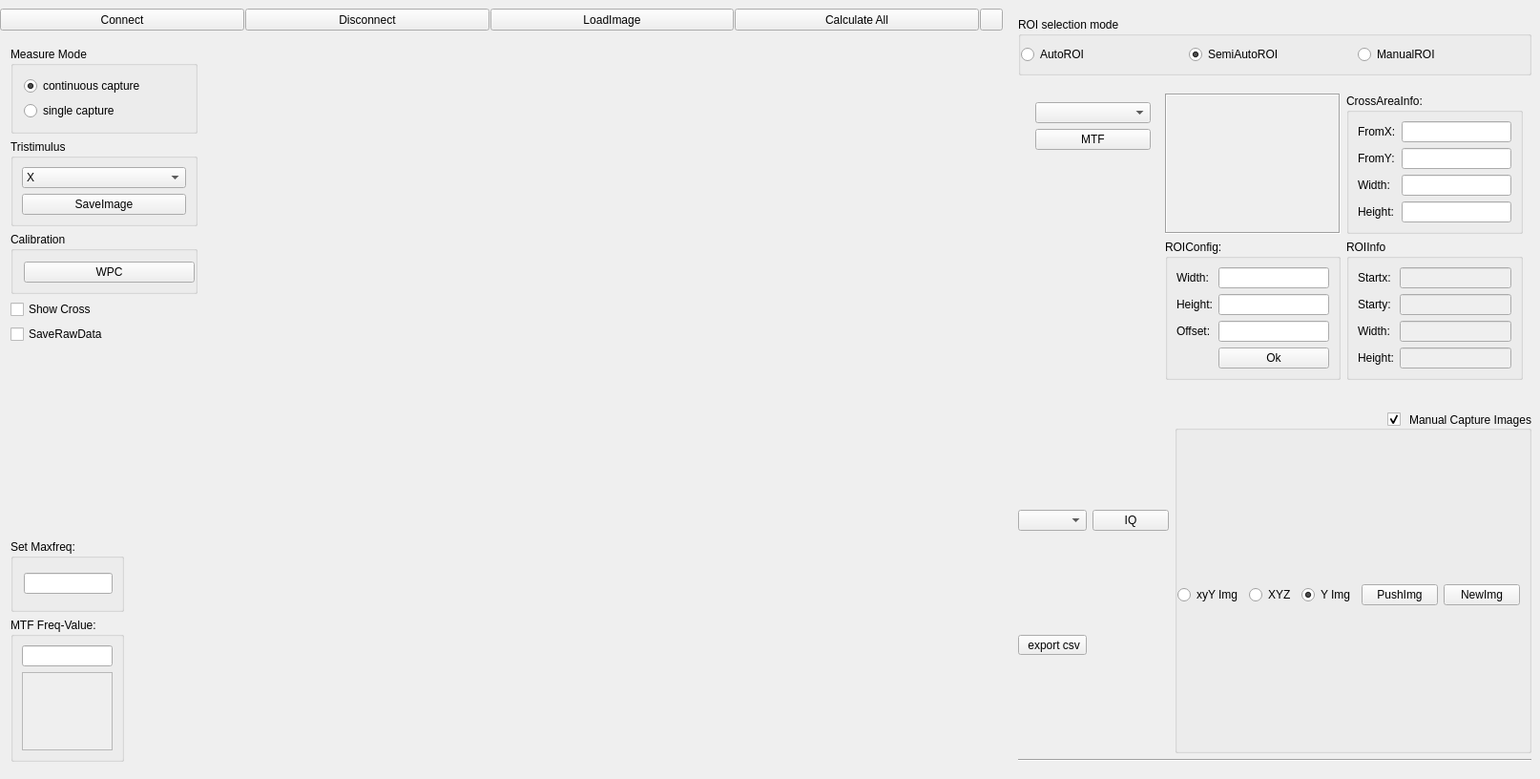
<?xml version="1.0" encoding="UTF-8"?>
<ui version="4.0">
 <class>MTFWidgetclass</class>
 <widget class="QWidget" name="MTFWidgetclass">
  <property name="geometry">
   <rect>
    <x>0</x>
    <y>0</y>
    <width>1614</width>
    <height>816</height>
   </rect>
  </property>
  <property name="sizePolicy">
   <sizepolicy hsizetype="Expanding" vsizetype="Expanding">
    <horstretch>0</horstretch>
    <verstretch>0</verstretch>
   </sizepolicy>
  </property>
  <property name="windowTitle">
   <string>Form</string>
  </property>
  <layout class="QHBoxLayout" name="horizontalLayout_4" stretch="3,1">
   <property name="spacing">
    <number>0</number>
   </property>
   <property name="leftMargin">
    <number>0</number>
   </property>
   <property name="topMargin">
    <number>0</number>
   </property>
   <property name="rightMargin">
    <number>0</number>
   </property>
   <property name="bottomMargin">
    <number>0</number>
   </property>
   <item>
    <widget class="QWidget" name="widget" native="true">
     <property name="sizePolicy">
      <sizepolicy hsizetype="Expanding" vsizetype="Expanding">
       <horstretch>0</horstretch>
       <verstretch>0</verstretch>
      </sizepolicy>
     </property>
     <layout class="QVBoxLayout" name="verticalLayout_2" stretch="0,4,3">
      <property name="leftMargin">
       <number>0</number>
      </property>
      <property name="rightMargin">
       <number>7</number>
      </property>
      <item>
       <layout class="QHBoxLayout" name="horizontalLayout_3">
        <property name="spacing">
         <number>1</number>
        </property>
        <item>
         <widget class="QToolButton" name="connectCamera">
          <property name="sizePolicy">
           <sizepolicy hsizetype="Expanding" vsizetype="Preferred">
            <horstretch>0</horstretch>
            <verstretch>0</verstretch>
           </sizepolicy>
          </property>
          <property name="contextMenuPolicy">
           <enum>Qt::NoContextMenu</enum>
          </property>
          <property name="toolTip">
           <string>connect camera</string>
          </property>
          <property name="text">
           <string>Connect</string>
          </property>
          <property name="icon">
           <iconset resource="mtfresource.qrc">
            <normaloff>:/image/image/connect.png</normaloff>:/image/image/connect.png</iconset>
          </property>
         </widget>
        </item>
        <item>
         <widget class="QToolButton" name="disconnectCamera">
          <property name="sizePolicy">
           <sizepolicy hsizetype="Expanding" vsizetype="Preferred">
            <horstretch>0</horstretch>
            <verstretch>0</verstretch>
           </sizepolicy>
          </property>
          <property name="toolTip">
           <string>disconnect camera</string>
          </property>
          <property name="layoutDirection">
           <enum>Qt::LeftToRight</enum>
          </property>
          <property name="text">
           <string>Disconnect</string>
          </property>
          <property name="icon">
           <iconset resource="mtfresource.qrc">
            <normaloff>:/image/image/disconnect.png</normaloff>:/image/image/disconnect.png</iconset>
          </property>
         </widget>
        </item>
        <item>
         <widget class="QToolButton" name="loadPictureButton">
          <property name="sizePolicy">
           <sizepolicy hsizetype="Expanding" vsizetype="Preferred">
            <horstretch>0</horstretch>
            <verstretch>0</verstretch>
           </sizepolicy>
          </property>
          <property name="toolTip">
           <string>load image</string>
          </property>
          <property name="layoutDirection">
           <enum>Qt::LeftToRight</enum>
          </property>
          <property name="styleSheet">
           <string notr="true"/>
          </property>
          <property name="text">
           <string>LoadImage</string>
          </property>
          <property name="icon">
           <iconset resource="mtfresource.qrc">
            <normaloff>:/image/image/loadROI.png</normaloff>:/image/image/loadROI.png</iconset>
          </property>
          <property name="iconSize">
           <size>
            <width>20</width>
            <height>20</height>
           </size>
          </property>
         </widget>
        </item>
        <item>
         <widget class="QToolButton" name="calMTFButton">
          <property name="sizePolicy">
           <sizepolicy hsizetype="Expanding" vsizetype="Preferred">
            <horstretch>0</horstretch>
            <verstretch>0</verstretch>
           </sizepolicy>
          </property>
          <property name="toolTip">
           <string>calculate MTF</string>
          </property>
          <property name="text">
           <string>Calculate All</string>
          </property>
          <property name="icon">
           <iconset resource="mtfresource.qrc">
            <normaloff>:/image/image/MTFcalculate.png</normaloff>:/image/image/MTFcalculate.png</iconset>
          </property>
          <property name="iconSize">
           <size>
            <width>20</width>
            <height>20</height>
           </size>
          </property>
         </widget>
        </item>
        <item>
         <widget class="QToolButton" name="chooseButton">
          <property name="text">
           <string/>
          </property>
          <property name="popupMode">
           <enum>QToolButton::InstantPopup</enum>
          </property>
          <property name="toolButtonStyle">
           <enum>Qt::ToolButtonIconOnly</enum>
          </property>
         </widget>
        </item>
        <item>
         <layout class="QHBoxLayout" name="horizontalLayout_7"/>
        </item>
       </layout>
      </item>
      <item>
       <widget class="QWidget" name="widget_8" native="true">
        <layout class="QHBoxLayout" name="horizontalLayout_12" stretch="1,4">
         <property name="leftMargin">
          <number>0</number>
         </property>
         <property name="topMargin">
          <number>11</number>
         </property>
         <property name="bottomMargin">
          <number>0</number>
         </property>
         <item>
          <widget class="QWidget" name="widget_9" native="true">
           <property name="layoutDirection">
            <enum>Qt::LeftToRight</enum>
           </property>
           <layout class="QVBoxLayout" name="verticalLayout_7">
            <property name="leftMargin">
             <number>11</number>
            </property>
            <property name="topMargin">
             <number>0</number>
            </property>
            <property name="rightMargin">
             <number>0</number>
            </property>
            <property name="bottomMargin">
             <number>0</number>
            </property>
            <item>
             <widget class="QGroupBox" name="groupBox_5">
              <property name="font">
               <font>
                <weight>50</weight>
                <bold>false</bold>
               </font>
              </property>
              <property name="title">
               <string>Measure Mode</string>
              </property>
              <layout class="QVBoxLayout" name="verticalLayout_6">
               <property name="leftMargin">
                <number>11</number>
               </property>
               <property name="topMargin">
                <number>11</number>
               </property>
               <property name="rightMargin">
                <number>11</number>
               </property>
               <property name="bottomMargin">
                <number>11</number>
               </property>
               <item>
                <widget class="QRadioButton" name="mtfModeBtn">
                 <property name="text">
                  <string>continuous capture</string>
                 </property>
                 <property name="checked">
                  <bool>true</bool>
                 </property>
                </widget>
               </item>
               <item>
                <widget class="QRadioButton" name="iqModeBtn">
                 <property name="text">
                  <string>single capture</string>
                 </property>
                </widget>
               </item>
              </layout>
             </widget>
            </item>
            <item>
             <widget class="QGroupBox" name="groupBox_9">
              <property name="title">
               <string>Tristimulus</string>
              </property>
              <layout class="QVBoxLayout" name="verticalLayout_13">
               <item>
                <widget class="QComboBox" name="iq1Images">
                 <item>
                  <property name="text">
                   <string>X</string>
                  </property>
                 </item>
                 <item>
                  <property name="text">
                   <string>Y</string>
                  </property>
                 </item>
                 <item>
                  <property name="text">
                   <string>Z</string>
                  </property>
                 </item>
                </widget>
               </item>
               <item>
                <widget class="QPushButton" name="saveimgbtn">
                 <property name="text">
                  <string>SaveImage</string>
                 </property>
                </widget>
               </item>
              </layout>
             </widget>
            </item>
            <item>
             <widget class="QGroupBox" name="groupBox_7">
              <property name="title">
               <string>Calibration</string>
              </property>
              <property name="flat">
               <bool>false</bool>
              </property>
              <layout class="QVBoxLayout" name="verticalLayout_8">
               <property name="leftMargin">
                <number>11</number>
               </property>
               <property name="topMargin">
                <number>11</number>
               </property>
               <property name="rightMargin">
                <number>0</number>
               </property>
               <item>
                <widget class="QPushButton" name="WPC">
                 <property name="text">
                  <string>WPC</string>
                 </property>
                </widget>
               </item>
              </layout>
             </widget>
            </item>
            <item>
             <widget class="QCheckBox" name="showCross">
              <property name="layoutDirection">
               <enum>Qt::LeftToRight</enum>
              </property>
              <property name="text">
               <string>Show Cross</string>
              </property>
             </widget>
            </item>
            <item>
             <widget class="QCheckBox" name="checkBox">
              <property name="layoutDirection">
               <enum>Qt::LeftToRight</enum>
              </property>
              <property name="autoFillBackground">
               <bool>false</bool>
              </property>
              <property name="styleSheet">
               <string notr="true"/>
              </property>
              <property name="text">
               <string>SaveRawData</string>
              </property>
              <property name="iconSize">
               <size>
                <width>30</width>
                <height>30</height>
               </size>
              </property>
              <property name="tristate">
               <bool>false</bool>
              </property>
             </widget>
            </item>
            <item>
             <spacer name="verticalSpacer">
              <property name="orientation">
               <enum>Qt::Vertical</enum>
              </property>
              <property name="sizeHint" stdset="0">
               <size>
                <width>20</width>
                <height>40</height>
               </size>
              </property>
             </spacer>
            </item>
           </layout>
          </widget>
         </item>
         <item>
          <widget class="CameraViewer" name="viewer" native="true">
           <property name="sizePolicy">
            <sizepolicy hsizetype="Expanding" vsizetype="Expanding">
             <horstretch>0</horstretch>
             <verstretch>0</verstretch>
            </sizepolicy>
           </property>
          </widget>
         </item>
        </layout>
       </widget>
      </item>
      <item>
       <widget class="QStackedWidget" name="chartStackedWidget">
        <property name="sizePolicy">
         <sizepolicy hsizetype="Expanding" vsizetype="Expanding">
          <horstretch>0</horstretch>
          <verstretch>0</verstretch>
         </sizepolicy>
        </property>
        <property name="currentIndex">
         <number>0</number>
        </property>
        <widget class="QWidget" name="chartWidget">
         <layout class="QVBoxLayout" name="verticalLayout_11" stretch="1">
          <property name="leftMargin">
           <number>0</number>
          </property>
          <property name="topMargin">
           <number>0</number>
          </property>
          <property name="rightMargin">
           <number>11</number>
          </property>
          <property name="bottomMargin">
           <number>0</number>
          </property>
          <item>
           <widget class="QWidget" name="widget_10" native="true">
            <layout class="QHBoxLayout" name="horizontalLayout_15" stretch="1,9">
             <property name="leftMargin">
              <number>11</number>
             </property>
             <item>
              <widget class="QWidget" name="widget_6" native="true">
               <layout class="QVBoxLayout" name="verticalLayout_9" stretch="1,1,2">
                <property name="leftMargin">
                 <number>0</number>
                </property>
                <property name="topMargin">
                 <number>0</number>
                </property>
                <property name="bottomMargin">
                 <number>0</number>
                </property>
                <item>
                 <spacer name="verticalSpacer_2">
                  <property name="orientation">
                   <enum>Qt::Vertical</enum>
                  </property>
                  <property name="sizeHint" stdset="0">
                   <size>
                    <width>20</width>
                    <height>40</height>
                   </size>
                  </property>
                 </spacer>
                </item>
                <item>
                 <widget class="QGroupBox" name="groupBox_6">
                  <property name="title">
                   <string>Set Maxfreq:</string>
                  </property>
                  <layout class="QHBoxLayout" name="horizontalLayout_16">
                   <property name="spacing">
                    <number>0</number>
                   </property>
                   <property name="leftMargin">
                    <number>11</number>
                   </property>
                   <property name="topMargin">
                    <number>0</number>
                   </property>
                   <property name="bottomMargin">
                    <number>0</number>
                   </property>
                   <item>
                    <widget class="QLineEdit" name="maxfreq"/>
                   </item>
                  </layout>
                 </widget>
                </item>
                <item>
                 <widget class="QGroupBox" name="groupBox_8">
                  <property name="title">
                   <string>MTF Freq-Value:</string>
                  </property>
                  <layout class="QVBoxLayout" name="verticalLayout_10">
                   <item>
                    <widget class="QLineEdit" name="queryfreq"/>
                   </item>
                   <item>
                    <widget class="QLabel" name="query_mtfval">
                     <property name="autoFillBackground">
                      <bool>true</bool>
                     </property>
                     <property name="frameShape">
                      <enum>QFrame::StyledPanel</enum>
                     </property>
                     <property name="frameShadow">
                      <enum>QFrame::Plain</enum>
                     </property>
                     <property name="text">
                      <string/>
                     </property>
                     <property name="alignment">
                      <set>Qt::AlignLeading|Qt::AlignLeft|Qt::AlignTop</set>
                     </property>
                     <property name="wordWrap">
                      <bool>true</bool>
                     </property>
                    </widget>
                   </item>
                  </layout>
                 </widget>
                </item>
               </layout>
              </widget>
             </item>
             <item>
              <widget class="QWidget" name="widget_11" native="true"/>
             </item>
            </layout>
           </widget>
          </item>
         </layout>
        </widget>
        <widget class="QWidget" name="page2">
         <layout class="QHBoxLayout" name="horizontalLayout_13">
          <property name="leftMargin">
           <number>0</number>
          </property>
          <item>
           <widget class="QTableWidget" name="tableWidget">
            <property name="styleSheet">
             <string notr="true">QHeaderView::section {
background-color:#9594A5;
color: black;
font-family:黑体;
}
</string>
            </property>
            <property name="columnCount">
             <number>0</number>
            </property>
            <attribute name="horizontalHeaderShowSortIndicator" stdset="0">
             <bool>true</bool>
            </attribute>
           </widget>
          </item>
         </layout>
        </widget>
       </widget>
      </item>
     </layout>
    </widget>
   </item>
   <item>
    <widget class="QWidget" name="widget_4" native="true">
     <property name="sizePolicy">
      <sizepolicy hsizetype="Expanding" vsizetype="Expanding">
       <horstretch>0</horstretch>
       <verstretch>0</verstretch>
      </sizepolicy>
     </property>
     <layout class="QVBoxLayout" name="verticalLayout_3" stretch="1,1">
      <property name="leftMargin">
       <number>0</number>
      </property>
      <property name="rightMargin">
       <number>0</number>
      </property>
      <item>
       <widget class="QWidget" name="widget_5" native="true">
        <layout class="QVBoxLayout" name="verticalLayout_4" stretch="0,0">
         <property name="spacing">
          <number>10</number>
         </property>
         <item>
          <layout class="QHBoxLayout" name="horizontalLayout_6" stretch="2">
           <item>
            <widget class="QGroupBox" name="groupBox">
             <property name="title">
              <string>ROI selection mode</string>
             </property>
             <layout class="QHBoxLayout" name="horizontalLayout_5">
              <property name="leftMargin">
               <number>0</number>
              </property>
              <item>
               <widget class="QRadioButton" name="autoRadioButton">
                <property name="enabled">
                 <bool>true</bool>
                </property>
                <property name="text">
                 <string>AutoROI</string>
                </property>
                <property name="checkable">
                 <bool>true</bool>
                </property>
                <property name="checked">
                 <bool>false</bool>
                </property>
               </widget>
              </item>
              <item>
               <widget class="QRadioButton" name="semiAutoRadioButton">
                <property name="text">
                 <string>SemiAutoROI</string>
                </property>
                <property name="checked">
                 <bool>true</bool>
                </property>
               </widget>
              </item>
              <item>
               <widget class="QRadioButton" name="manualRadioButton">
                <property name="enabled">
                 <bool>true</bool>
                </property>
                <property name="text">
                 <string>ManualROI</string>
                </property>
               </widget>
              </item>
             </layout>
            </widget>
           </item>
          </layout>
         </item>
         <item>
          <widget class="QWidget" name="widget_2" native="true">
           <property name="sizePolicy">
            <sizepolicy hsizetype="Expanding" vsizetype="Expanding">
             <horstretch>0</horstretch>
             <verstretch>0</verstretch>
            </sizepolicy>
           </property>
           <property name="styleSheet">
            <string notr="true"/>
           </property>
           <layout class="QHBoxLayout" name="horizontalLayout" stretch="3,4,4">
            <item>
             <layout class="QVBoxLayout" name="verticalLayout_16" stretch="0,0">
              <property name="spacing">
               <number>0</number>
              </property>
              <item>
               <widget class="QWidget" name="widget_3" native="true">
                <property name="sizePolicy">
                 <sizepolicy hsizetype="Preferred" vsizetype="Preferred">
                  <horstretch>0</horstretch>
                  <verstretch>0</verstretch>
                 </sizepolicy>
                </property>
                <property name="maximumSize">
                 <size>
                  <width>200</width>
                  <height>250</height>
                 </size>
                </property>
                <layout class="QVBoxLayout" name="verticalLayout" stretch="0,0">
                 <item>
                  <widget class="QComboBox" name="comboBox"/>
                 </item>
                 <item>
                  <widget class="QPushButton" name="manualMtf">
                   <property name="text">
                    <string>MTF</string>
                   </property>
                  </widget>
                 </item>
                </layout>
               </widget>
              </item>
              <item>
               <spacer name="verticalSpacer_4">
                <property name="orientation">
                 <enum>Qt::Vertical</enum>
                </property>
                <property name="sizeHint" stdset="0">
                 <size>
                  <width>20</width>
                  <height>40</height>
                 </size>
                </property>
               </spacer>
              </item>
             </layout>
            </item>
            <item>
             <layout class="QVBoxLayout" name="verticalLayout_14">
              <item>
               <widget class="QLabel" name="roimagelable">
                <property name="sizePolicy">
                 <sizepolicy hsizetype="Fixed" vsizetype="Fixed">
                  <horstretch>0</horstretch>
                  <verstretch>0</verstretch>
                 </sizepolicy>
                </property>
                <property name="maximumSize">
                 <size>
                  <width>260</width>
                  <height>150</height>
                 </size>
                </property>
                <property name="frameShape">
                 <enum>QFrame::Box</enum>
                </property>
                <property name="frameShadow">
                 <enum>QFrame::Sunken</enum>
                </property>
                <property name="text">
                 <string/>
                </property>
               </widget>
              </item>
              <item>
               <widget class="QGroupBox" name="groupBox_3">
                <property name="sizePolicy">
                 <sizepolicy hsizetype="Preferred" vsizetype="Fixed">
                  <horstretch>0</horstretch>
                  <verstretch>0</verstretch>
                 </sizepolicy>
                </property>
                <property name="title">
                 <string>ROIConfig:</string>
                </property>
                <layout class="QGridLayout" name="gridLayout_4">
                 <item row="2" column="0">
                  <widget class="QLabel" name="label_15">
                   <property name="text">
                    <string>Offset:</string>
                   </property>
                   <property name="alignment">
                    <set>Qt::AlignLeading|Qt::AlignLeft|Qt::AlignVCenter</set>
                   </property>
                  </widget>
                 </item>
                 <item row="2" column="2">
                  <widget class="QLineEdit" name="offsetROI">
                   <property name="styleSheet">
                    <string notr="true">QLineEdit:focus {
border-color:rgb(224,238,238);
background-color:rgb(224,238,238);
}</string>
                   </property>
                  </widget>
                 </item>
                 <item row="0" column="0">
                  <widget class="QLabel" name="label_16">
                   <property name="text">
                    <string>Width:</string>
                   </property>
                   <property name="alignment">
                    <set>Qt::AlignLeading|Qt::AlignLeft|Qt::AlignVCenter</set>
                   </property>
                  </widget>
                 </item>
                 <item row="1" column="0">
                  <widget class="QLabel" name="label_14">
                   <property name="text">
                    <string>Height:</string>
                   </property>
                   <property name="alignment">
                    <set>Qt::AlignLeading|Qt::AlignLeft|Qt::AlignVCenter</set>
                   </property>
                  </widget>
                 </item>
                 <item row="0" column="2">
                  <widget class="QLineEdit" name="widthROI">
                   <property name="styleSheet">
                    <string notr="true">QLineEdit:focus {
border-color:rgb(224,238,238);
background-color:rgb(224,238,238);
}</string>
                   </property>
                  </widget>
                 </item>
                 <item row="1" column="2">
                  <widget class="QLineEdit" name="heightROI">
                   <property name="styleSheet">
                    <string notr="true">QLineEdit:focus {
border-color:rgb(224,238,238);
background-color:rgb(224,238,238);
}</string>
                   </property>
                  </widget>
                 </item>
                 <item row="3" column="2">
                  <widget class="QPushButton" name="okButton">
                   <property name="text">
                    <string>Ok</string>
                   </property>
                  </widget>
                 </item>
                </layout>
               </widget>
              </item>
             </layout>
            </item>
            <item>
             <layout class="QVBoxLayout" name="verticalLayout_15">
              <item>
               <widget class="QGroupBox" name="groupBox_2">
                <property name="title">
                 <string>CrossAreaInfo:</string>
                </property>
                <layout class="QFormLayout" name="formLayout">
                 <item row="0" column="0">
                  <widget class="QLabel" name="label_12">
                   <property name="text">
                    <string>FromX:</string>
                   </property>
                   <property name="alignment">
                    <set>Qt::AlignLeading|Qt::AlignLeft|Qt::AlignVCenter</set>
                   </property>
                  </widget>
                 </item>
                 <item row="0" column="1">
                  <widget class="QLineEdit" name="roifromx">
                   <property name="readOnly">
                    <bool>true</bool>
                   </property>
                  </widget>
                 </item>
                 <item row="1" column="0">
                  <widget class="QLabel" name="label_10">
                   <property name="text">
                    <string>FromY:</string>
                   </property>
                   <property name="alignment">
                    <set>Qt::AlignLeading|Qt::AlignLeft|Qt::AlignVCenter</set>
                   </property>
                  </widget>
                 </item>
                 <item row="1" column="1">
                  <widget class="QLineEdit" name="roifromy">
                   <property name="readOnly">
                    <bool>true</bool>
                   </property>
                  </widget>
                 </item>
                 <item row="2" column="0">
                  <widget class="QLabel" name="label_13">
                   <property name="text">
                    <string>Width:</string>
                   </property>
                   <property name="alignment">
                    <set>Qt::AlignLeading|Qt::AlignLeft|Qt::AlignVCenter</set>
                   </property>
                  </widget>
                 </item>
                 <item row="2" column="1">
                  <widget class="QLineEdit" name="roiwidth">
                   <property name="readOnly">
                    <bool>true</bool>
                   </property>
                  </widget>
                 </item>
                 <item row="3" column="0">
                  <widget class="QLabel" name="label_11">
                   <property name="text">
                    <string>Height:</string>
                   </property>
                   <property name="alignment">
                    <set>Qt::AlignLeading|Qt::AlignLeft|Qt::AlignVCenter</set>
                   </property>
                  </widget>
                 </item>
                 <item row="3" column="1">
                  <widget class="QLineEdit" name="roiheight">
                   <property name="readOnly">
                    <bool>true</bool>
                   </property>
                  </widget>
                 </item>
                </layout>
               </widget>
              </item>
              <item>
               <widget class="QGroupBox" name="groupBox_4">
                <property name="sizePolicy">
                 <sizepolicy hsizetype="Preferred" vsizetype="Fixed">
                  <horstretch>0</horstretch>
                  <verstretch>0</verstretch>
                 </sizepolicy>
                </property>
                <property name="title">
                 <string>ROIInfo</string>
                </property>
                <layout class="QGridLayout" name="gridLayout">
                 <item row="2" column="1">
                  <widget class="QLineEdit" name="roiwidthtxt">
                   <property name="enabled">
                    <bool>false</bool>
                   </property>
                  </widget>
                 </item>
                 <item row="2" column="0">
                  <widget class="QLabel" name="label_3">
                   <property name="text">
                    <string>Width:</string>
                   </property>
                  </widget>
                 </item>
                 <item row="1" column="0">
                  <widget class="QLabel" name="label_2">
                   <property name="text">
                    <string>Starty:</string>
                   </property>
                  </widget>
                 </item>
                 <item row="0" column="0">
                  <widget class="QLabel" name="roistartx">
                   <property name="text">
                    <string>Startx:</string>
                   </property>
                  </widget>
                 </item>
                 <item row="1" column="1">
                  <widget class="QLineEdit" name="roistartytxt">
                   <property name="enabled">
                    <bool>false</bool>
                   </property>
                   <property name="readOnly">
                    <bool>true</bool>
                   </property>
                  </widget>
                 </item>
                 <item row="0" column="1">
                  <widget class="QLineEdit" name="roistartxtext">
                   <property name="enabled">
                    <bool>false</bool>
                   </property>
                   <property name="readOnly">
                    <bool>true</bool>
                   </property>
                  </widget>
                 </item>
                 <item row="3" column="0">
                  <widget class="QLabel" name="label_4">
                   <property name="text">
                    <string>Height:</string>
                   </property>
                  </widget>
                 </item>
                 <item row="3" column="1">
                  <widget class="QLineEdit" name="roisheighttxt">
                   <property name="enabled">
                    <bool>false</bool>
                   </property>
                  </widget>
                 </item>
                </layout>
               </widget>
              </item>
             </layout>
            </item>
           </layout>
          </widget>
         </item>
        </layout>
       </widget>
      </item>
      <item>
       <widget class="QWidget" name="widget_7" native="true">
        <layout class="QVBoxLayout" name="verticalLayout_12" stretch="0,0,1">
         <item>
          <layout class="QHBoxLayout" name="horizontalLayout_2" stretch="0,0">
           <item>
            <layout class="QGridLayout" name="gridLayout_2">
             <item row="0" column="0">
              <widget class="QComboBox" name="metricscombox"/>
             </item>
             <item row="0" column="1">
              <widget class="QPushButton" name="calIqtMetricBtn">
               <property name="text">
                <string>IQ</string>
               </property>
              </widget>
             </item>
             <item row="1" column="0">
              <widget class="QToolButton" name="exportCsvBtn">
               <property name="sizePolicy">
                <sizepolicy hsizetype="Preferred" vsizetype="Fixed">
                 <horstretch>0</horstretch>
                 <verstretch>0</verstretch>
                </sizepolicy>
               </property>
               <property name="styleSheet">
                <string notr="true"/>
               </property>
               <property name="text">
                <string> export csv</string>
               </property>
               <property name="icon">
                <iconset resource="mtfresource.qrc">
                 <normaloff>:/image/image/export.png</normaloff>:/image/image/export.png</iconset>
               </property>
               <property name="toolButtonStyle">
                <enum>Qt::ToolButtonTextBesideIcon</enum>
               </property>
               <property name="arrowType">
                <enum>Qt::NoArrow</enum>
               </property>
              </widget>
             </item>
            </layout>
           </item>
           <item>
            <widget class="QGroupBox" name="mancollectimgsCkb">
             <property name="title">
              <string>Manual Capture Images</string>
             </property>
             <property name="alignment">
              <set>Qt::AlignRight|Qt::AlignTrailing|Qt::AlignVCenter</set>
             </property>
             <property name="checkable">
              <bool>true</bool>
             </property>
             <property name="checked">
              <bool>true</bool>
             </property>
             <layout class="QHBoxLayout" name="horizontalLayout_14">
              <property name="leftMargin">
               <number>0</number>
              </property>
              <property name="bottomMargin">
               <number>0</number>
              </property>
              <item>
               <widget class="QRadioButton" name="xxyimagetype">
                <property name="text">
                 <string>xyY Img</string>
                </property>
                <attribute name="buttonGroup">
                 <string notr="true">imagetype</string>
                </attribute>
               </widget>
              </item>
              <item>
               <widget class="QRadioButton" name="xyzimagetype">
                <property name="text">
                 <string>XYZ</string>
                </property>
                <attribute name="buttonGroup">
                 <string notr="true">imagetype</string>
                </attribute>
               </widget>
              </item>
              <item>
               <widget class="QRadioButton" name="yimagetype">
                <property name="text">
                 <string>Y Img</string>
                </property>
                <property name="checked">
                 <bool>true</bool>
                </property>
                <attribute name="buttonGroup">
                 <string notr="true">imagetype</string>
                </attribute>
               </widget>
              </item>
              <item>
               <widget class="QPushButton" name="pushimgToParamsBtn">
                <property name="enabled">
                 <bool>true</bool>
                </property>
                <property name="text">
                 <string>PushImg</string>
                </property>
                <property name="checkable">
                 <bool>false</bool>
                </property>
               </widget>
              </item>
              <item>
               <widget class="QPushButton" name="newImgsToParamsBtn">
                <property name="enabled">
                 <bool>true</bool>
                </property>
                <property name="text">
                 <string>NewImg</string>
                </property>
                <property name="checkable">
                 <bool>false</bool>
                </property>
               </widget>
              </item>
             </layout>
            </widget>
           </item>
          </layout>
         </item>
         <item>
          <widget class="Line" name="line">
           <property name="orientation">
            <enum>Qt::Horizontal</enum>
           </property>
          </widget>
         </item>
         <item>
          <layout class="QGridLayout" name="metricsGLyt"/>
         </item>
        </layout>
       </widget>
      </item>
     </layout>
    </widget>
   </item>
  </layout>
  <action name="calv">
   <property name="checkable">
    <bool>true</bool>
   </property>
   <property name="text">
    <string>cal vertical</string>
   </property>
  </action>
  <action name="calh">
   <property name="checkable">
    <bool>true</bool>
   </property>
   <property name="text">
    <string>cal horizen</string>
   </property>
  </action>
 </widget>
 <customwidgets>
  <customwidget>
   <class>CameraViewer</class>
   <extends>QWidget</extends>
   <header>CameraViewer.h</header>
   <container>1</container>
  </customwidget>
 </customwidgets>
 <resources>
  <include location="mtfresource.qrc"/>
 </resources>
 <connections/>
 <buttongroups>
  <buttongroup name="imagetype"/>
 </buttongroups>
</ui>
